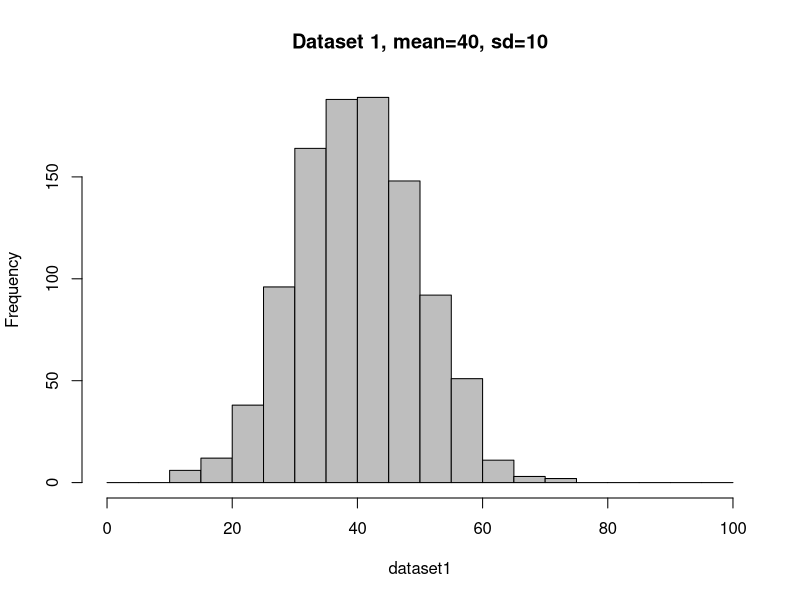
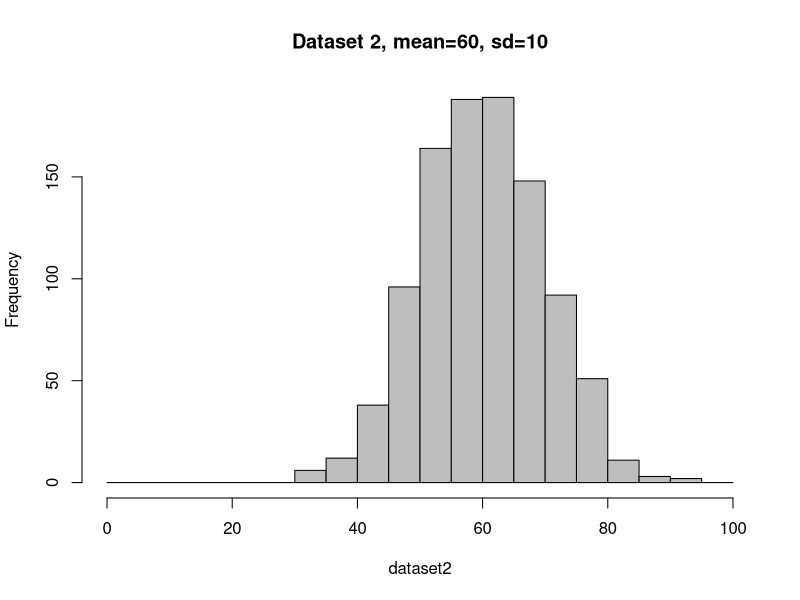
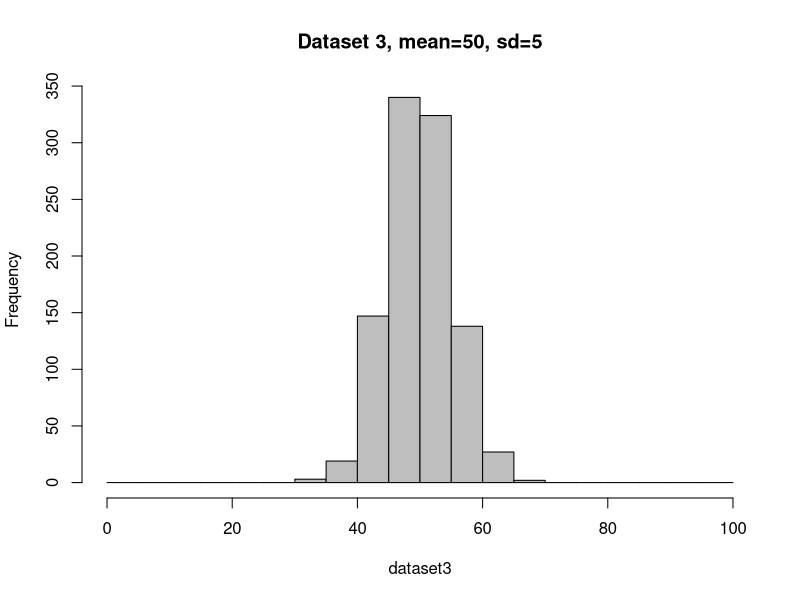
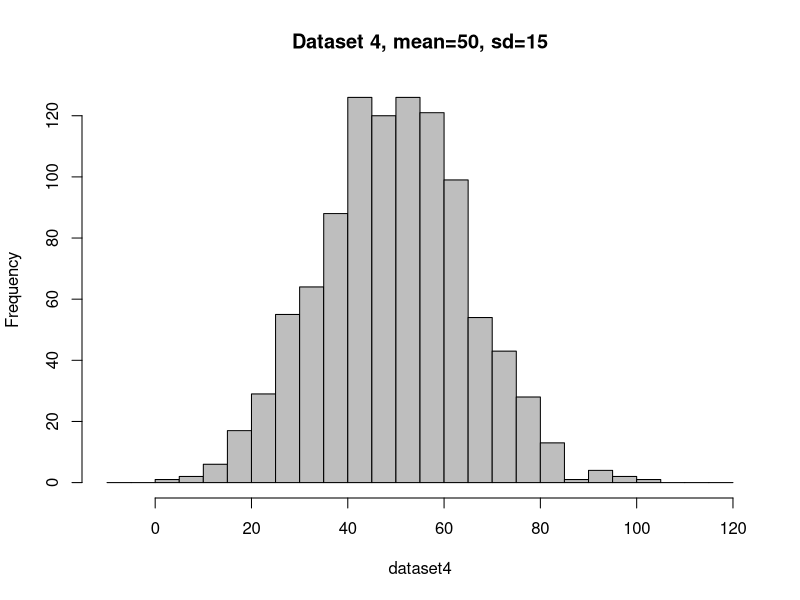

The R source for these figures, in order:
set.seed(1711)

#t.werte <- c(0,10,11) # m¨ogliche Werte von X
#t.sim <- sample(t.werte, 1000, replace=TRUE) # X simulieren

# Datasets mit gleichem Lageparameter
dataset1 <- rnorm(n=1000, m=40, sd=10)
#dataset2 <- rnorm(n=1000, m=60, sd=10)
dataset2 <- dataset1 + 20

#par(mfrow=c(2,1)) # Grafiken untereinander

hist(dataset1, breaks=seq(0,100,by=5), main="Dataset 1, mean=40, sd=10", col="grey")
hist(dataset2, breaks=seq(0,100,by=5), main="Dataset 2, mean=60, sd=10", col="grey")


# Datasets mit unterschiedlicher Streuung
dataset3 <- rnorm(n=1000, m=50, sd=5)
dataset4 <- rnorm(n=1000, m=50, sd=15)

hist(dataset3, breaks=seq(0,100,by=5), main="Dataset 3, mean=50, sd=5", col="grey")
hist(dataset4, breaks=seq(-10,120,by=5), main="Dataset 4, mean=50, sd=15", col="grey")
